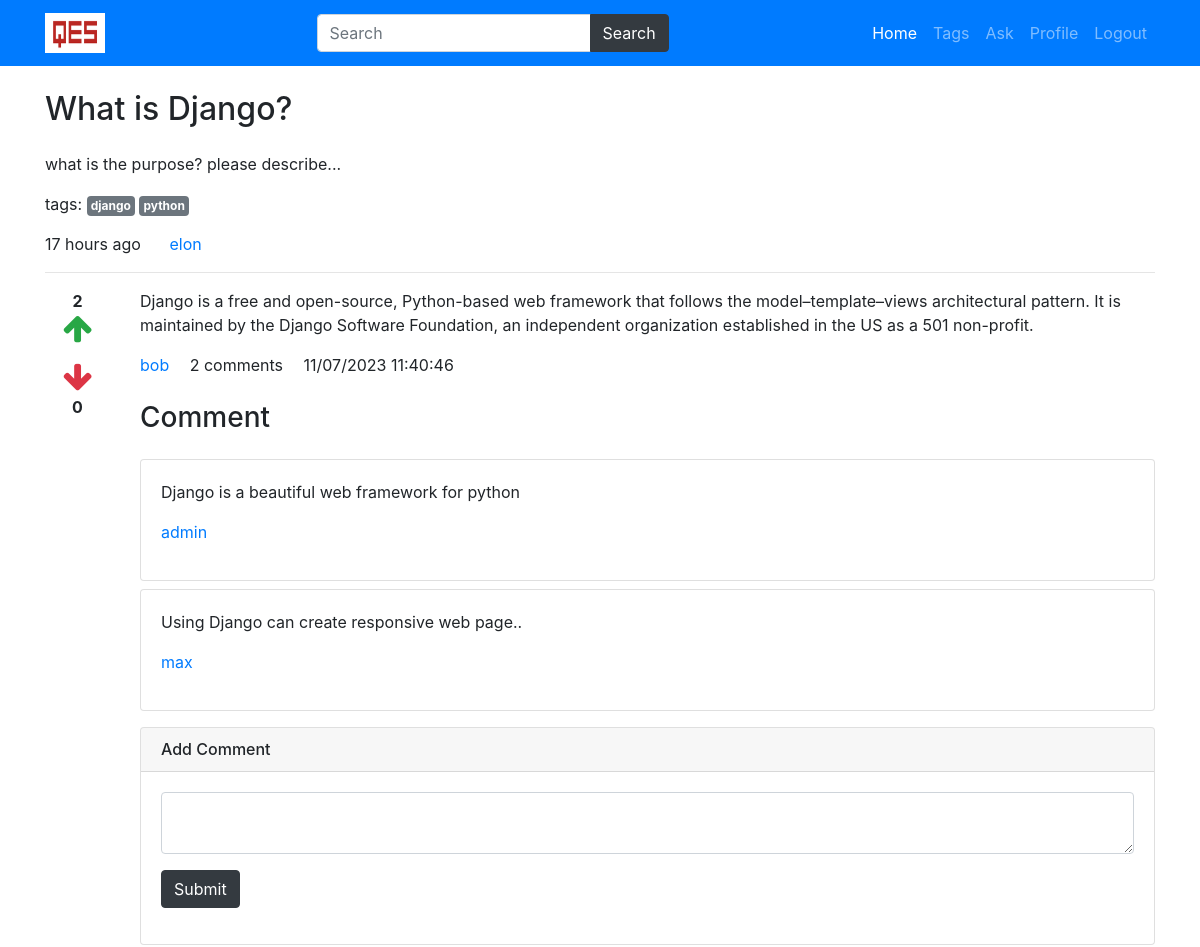
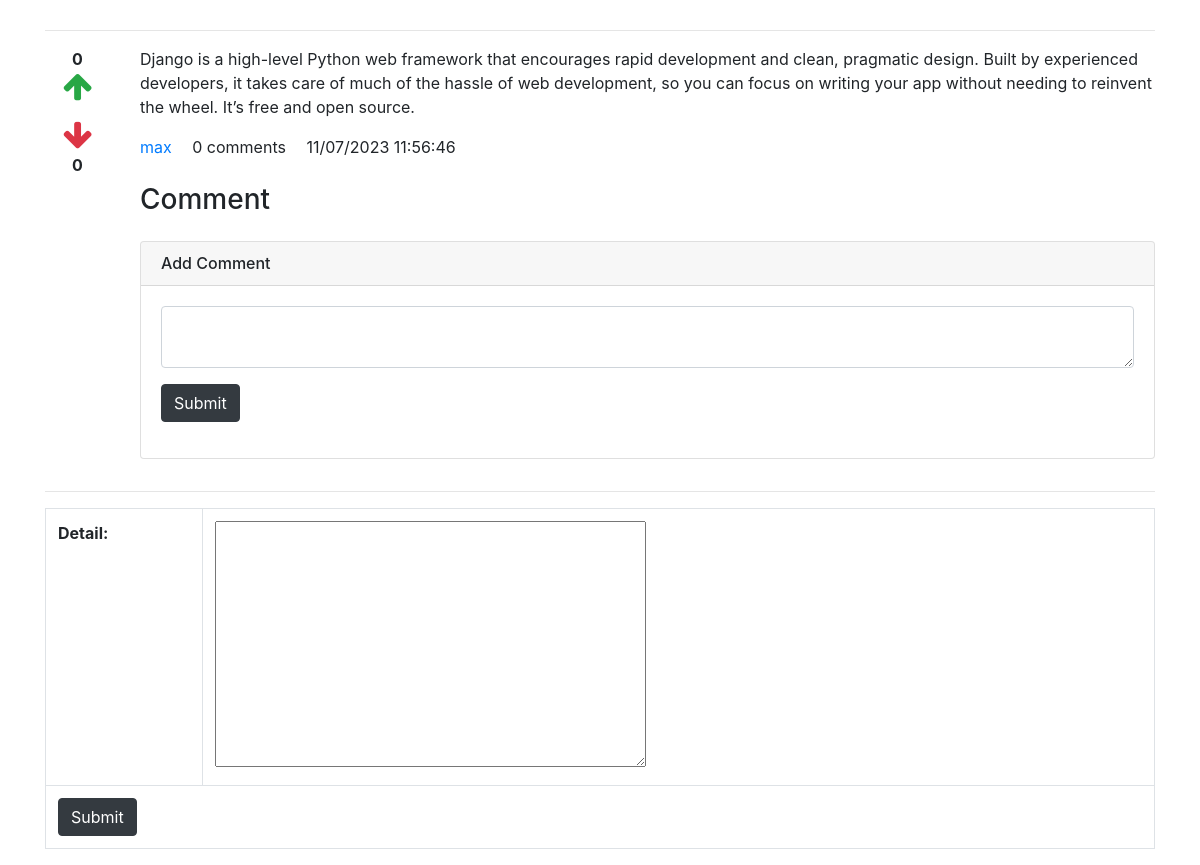
Screenshot of /detail/1 (signed in) with the database file from the repository (2 pictures, top to bottom).
### main/models.py (models this page shows, shortened)
class Question(models.Model):
    user=models.ForeignKey(User,on_delete=models.CASCADE)
    title=models.CharField(max_length=300)
    detail=models.TextField()
    tags=models.TextField(default='')
    add_time=models.DateTimeField(auto_now_add=True)

class Answer(models.Model):
    question=models.ForeignKey(Question,on_delete=models.CASCADE)
    user=models.ForeignKey(User,on_delete=models.CASCADE)
    detail=models.TextField()
    add_time=models.DateTimeField(auto_now_add=True)

class Comment(models.Model):
    answer=models.ForeignKey(Answer,on_delete=models.CASCADE)
    user=models.ForeignKey(User,on_delete=models.CASCADE,related_name='comment_user')
    comment=models.TextField(default='')
    add_time=models.DateTimeField(auto_now_add=True)

### main/views.py (the view, shortened to what this page needs)
# urls.py: path('detail/<int:id>',views.detail,name='detail'),
def detail(request,id):
    quest=Question.objects.get(pk=id)
    tags=quest.tags.split(',')
    answers=Answer.objects.filter(question=quest)
    answerform=AnswerForm
    return render(request,'detail.html',{
        'quest':quest,
        'tags':tags,
        'answers':answers,
        'answerform':answerform
    })

### main/templates/detail.html (shortened to what this page needs)
{% extends 'base.html' %}
{% load static %}
{% load humanize %}
{% block content %}
    <div class="container">
        <h2 class="my-4 ">{{quest.title}}</h2>
        <p>{{quest.detail}}</p>
        <p>
            tags:
            {% for tag in tags %}
            <a href="/tag/{{tag|slugify}}" class="badge badge-secondary p-1">{{tag}}</a>
            {% endfor %}
        </p>
        <p>
            <span class="mr-4">{{quest.add_time|naturaltime}}</span>
            <a href="#">{{quest.user.username}}</a>
        </p>
        <hr/>
        {% for answer in answers %}
        <div class="row">
            <div class="col-1" style="text-align: center;">
                <div class="upvote">
                    <strong class="upvote-count-{{answer.id}}">{{answer.upvote_set.count}}</strong><br/>
                    <span class="text-success">
                        <i class="fa fa-arrow-up fa-2x upvote-click" data-answer="{{answer.id}}"></i>
                    </span>
                </div>
                <div class="downvote mt-3">
                    <span class="text-danger">
                        <i class="fa fa-arrow-down fa-2x downvote-click" data-answer="{{answer.id}}"></i>
                    </span><br/>
                    <strong class="downvote-count-{{answer.id}}">{{answer.downvote_set.count}}</strong>
                </div>
            </div>
            <div class="col-11">
                <p>
                    {{ answer.detail }}
                </p>
                <p>
                    <a href="#" class="mr-3">{{answer.user.username}}</a>
                    <span class="mr-3"><span class="comment-count-{{answer.id}}">{{answer.comment_set.count}}</span> comments</span>
                    <span>{{answer.add_time|date:'d/m/Y h:i:s'}}</span>
                </p>
                <h3 class="my-4">Comment</h3>
                <div class="comment-wrapper-{{answer.id}}">
                    {% for comment in answer.comment_set.all %}
                    <div class="card mb-2">
                        <div class="card-body">
                            <p>{{comment.comment}}</p>
                            <p>
                                <a href="#">{{comment.user.username}}</a>
                            </p>
                        </div>
                    </div>
                    {% endfor %}
                </div>
                {% if user.is_authenticated %}
                <div class="card my-3">
                    <h6 class="card-header">Add Comment</h6>
                    <div class="card-body">
                        <textarea class="form-control comment-text-{{answer.id}}"></textarea>
                        <button type="button" data-answer="{{answer.id}}" class="btn btn-dark my-3 save-comment">Submit</button>
                    </div>
                </div>
                {% endif %}
            </div>
        </div>
        <hr/>
        {% endfor %}
        {% if user.is_authenticated %}
        <form method="post">
            <table class="table table-bordered">
                {{answerform.as_table}}
                <tr>
                    <td colspan="2">
                        <input type="submit" class="btn btn-dark" />
                    </td>
                </tr>
            </table>
        </form>
        {% endif %}
    </div>
{% endblock %}

### rows the page displays
Question: title "What is Django?", detail "what is the purpose? please describe...", add_time "17 hours ago", user.username "elon"
Answer: upvote_set.count "2", downvote_set.count "0", detail "Django is a free and open-source, Python-based web framework that follows the model–template–views architectural pattern. It is maintained by the Django Software Foundation, an independent organization established in the US as a 501 non-profit.", user.username "bob", comment_set.count "2", add_time "11/07/2023 11:40:46"
Comment: comment "Django is a beautiful web framework for python", user.username "admin"
Comment: comment "Using Django can create responsive web page..", user.username "max"
Answer: upvote_set.count "0", downvote_set.count "0", detail "Django is a high-level Python web framework that encourages rapid development and clean, pragmatic design. Built by experienced developers, it takes care of much of the hassle of web development, so you can focus on writing your app without needing to reinvent the wheel. It’s free and open source.", user.username "max", comment_set.count "0", add_time "11/07/2023 11:56:46"

### other values shown
{{ tag }} "django" "python"
